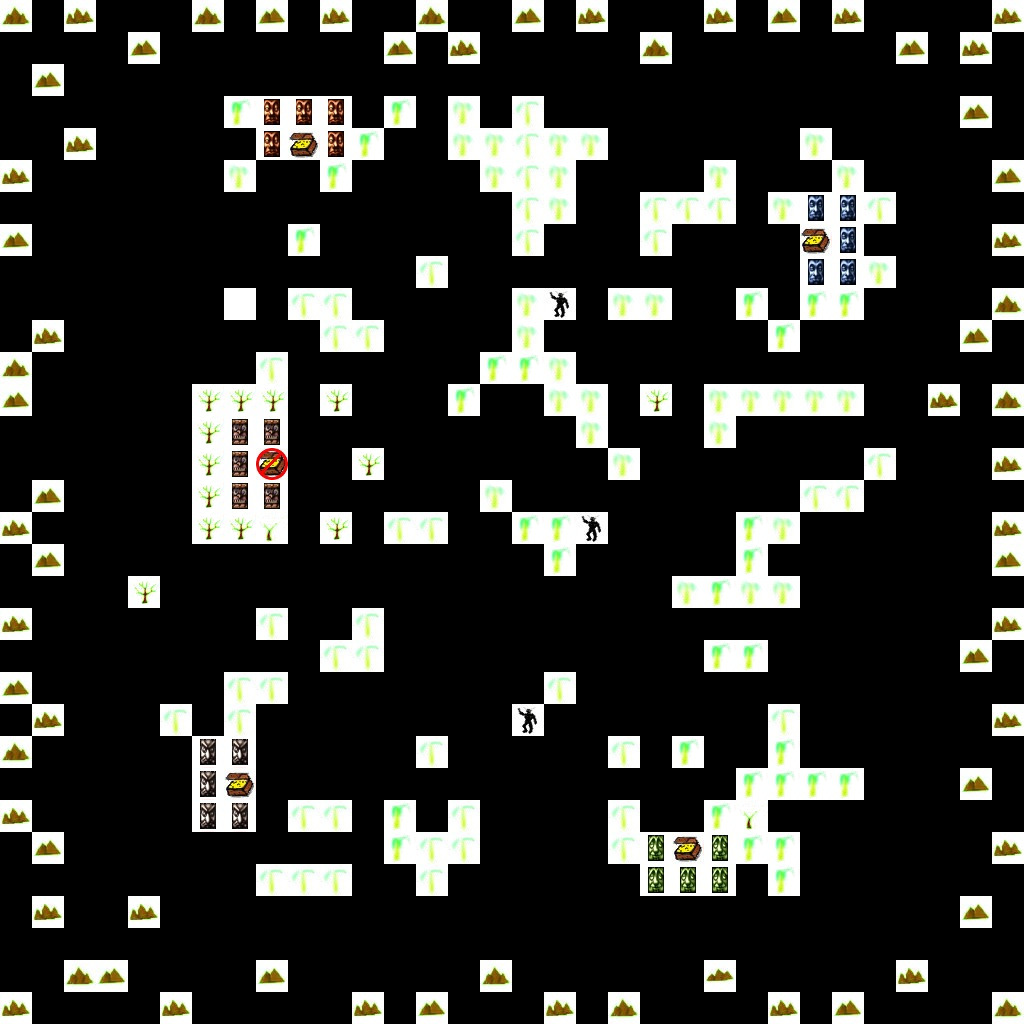

Below is a game level as drawn by its tile map, then a one-line description and the .tmx that defines it (tile-layer data replaced by summaries):
An orthogonal 32x32 tile map with 32x32 px tiles, 1 tile layer (Tile Layer 1).

<map version="1.0" orientation="orthogonal" width="32" height="32" tilewidth="32" tileheight="32">
 <tileset firstgid="1" name="JMPallette5" tilewidth="32" tileheight="32">
  <image source="JMPallette5.jpg" width="224" height="192" />
 </tileset>
 <layer name="Tile Layer 1" width="32" height="32">
  <data>[1024 cells, 226 non-empty, 18 distinct tile ids]</data>
 </layer>
</map>